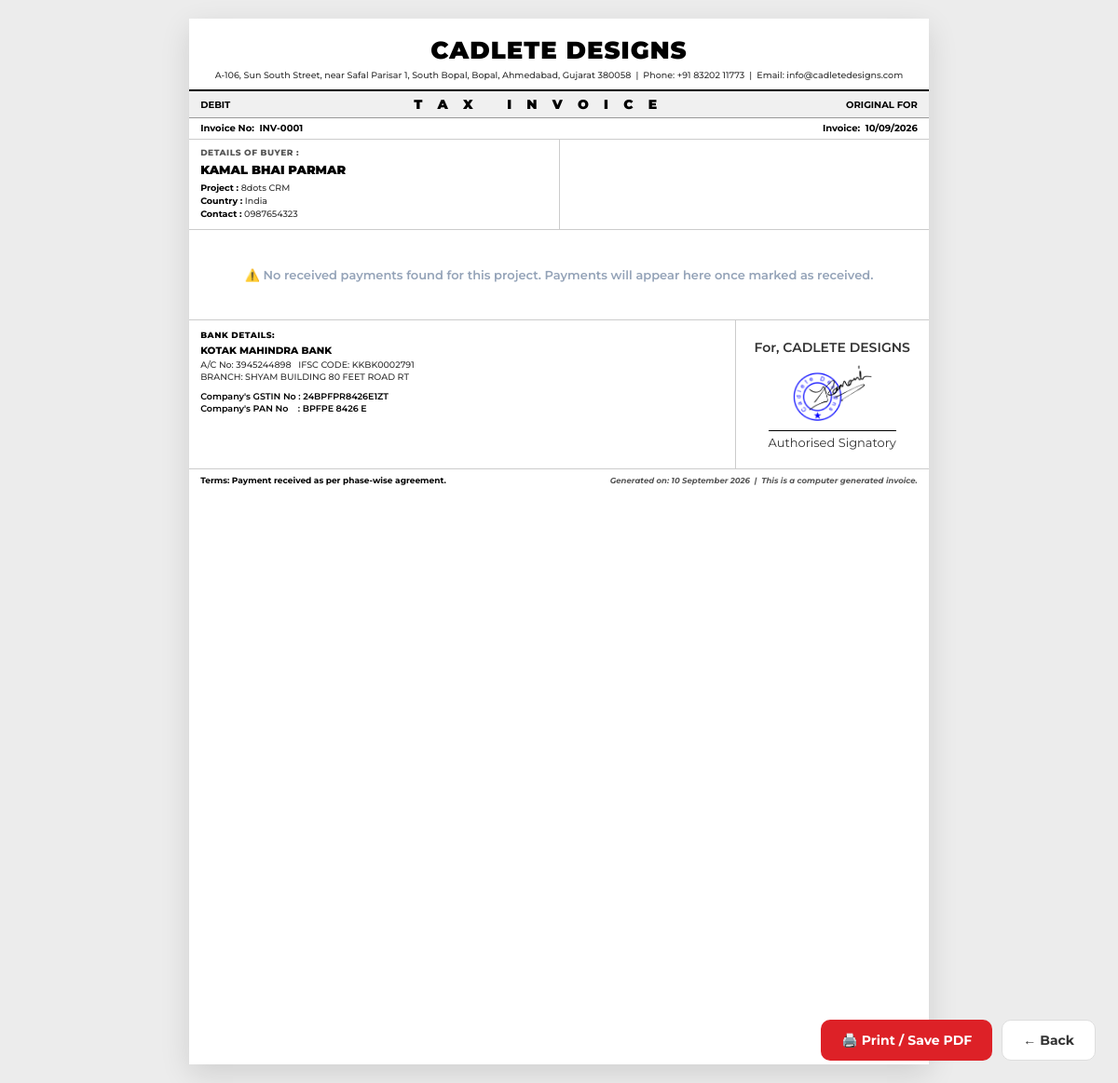
Page /admin_area/pages/projects/generate_invoice.php?project_id=1 on the committed database.
### tables this page shows
CREATE TABLE `client_projects` (
  `id` int(11) NOT NULL,
  `client_id` int(11) NOT NULL,
  `project_name` varchar(255) NOT NULL,
  `project_date` date DEFAULT NULL,
  `budget` decimal(15,2) DEFAULT NULL,
  `currency` varchar(20) DEFAULT 'INR',
  `status` varchar(50) DEFAULT 'Active',
  `source` varchar(255) DEFAULT NULL,
  `created_at` timestamp NOT NULL DEFAULT current_timestamp(),
  `deadline` date DEFAULT NULL,
  `project_desc` text DEFAULT NULL,
  `project_image` varchar(255) DEFAULT NULL,
  `assigned_employees` text DEFAULT NULL,
  `assigned_users` text DEFAULT NULL,
  `assigned_admins` text DEFAULT NULL,
  `deleted_at` datetime DEFAULT NULL
);

CREATE TABLE `clients` (
  `id` int(11) NOT NULL,
  `image` varchar(255) DEFAULT NULL,
  `name` varchar(255) NOT NULL,
  `mobile` varchar(20) DEFAULT NULL,
  `email` varchar(255) DEFAULT NULL,
  `country` varchar(100) DEFAULT NULL,
  `company_name` varchar(255) DEFAULT NULL,
  `website` varchar(255) DEFAULT NULL,
  `created_at` timestamp NOT NULL DEFAULT current_timestamp(),
  `status` enum('Active','Inactive') DEFAULT 'Active',
  `industry` varchar(100) DEFAULT NULL,
  `deleted_at` datetime DEFAULT NULL
);

### admin_area/pages/projects/generate_invoice.php (the view, shortened to what this page needs)
<?php
$project_id = (int) $_GET['project_id'];
$proj_q = mysqli_query($con, "
    SELECT cp.*, c.name AS client_name, c.email AS email, c.mobile AS mobile,
           c.country AS client_country, c.company_name
    FROM client_projects cp
    LEFT JOIN clients c ON cp.client_id = c.id
    WHERE cp.id = '$project_id'
");
$project = mysqli_fetch_assoc($proj_q);
$phases = [];
$invoice_no     = 'INV-' . str_pad($project_id, 4, '0', STR_PAD_LEFT);
$invoice_date   = date("d/m/Y");
$current_date   = date("d F Y");
?>
<!DOCTYPE html>
<html lang="en">
<head>
</head>
<body>
    <div class="actions">
        <button onclick="window.print()" class="btn btn-print">🖨️ Print / Save PDF</button>
        <a href="javascript:window.close();" class="btn-back">← Back</a>
    </div>
    <div class="page-wrap">
        <div class="invoice-sheet">
            <div class="inv-header">
                <div class="company-name">CADLETE DESIGNS</div>
                <div class="company-addr">
                    A-106, Sun South Street, near Safal Parisar 1, South Bopal, Bopal, Ahmedabad, Gujarat 380058 &nbsp;|&nbsp;
                    Phone: +91 83202 11773 &nbsp;|&nbsp; Email: info@cadletedesigns.com
                </div>
            </div>
            <div class="inv-type-row">
                <span class="debit-label">DEBIT</span>
                <span class="inv-title">T A X &nbsp; I N V O I C E</span>
                <span class="original-label">ORIGINAL FOR</span>
            </div>
            <div class="inv-meta-row">
                <div class="inv-no">
                    Invoice No: &nbsp;<strong><?php echo $invoice_no; ?></strong>
                </div>
                <div class="inv-date">
                    Invoice: &nbsp;<strong><?php echo $invoice_date; ?></strong>
                </div>
            </div>
            <div class="party-row">
                <div class="party-block">
                    <div class="party-label">Details Of Buyer :</div>
                    <div class="party-name"><?php echo htmlspecialchars($project['client_name'] ?? 'N/A'); ?></div>
                    <div class="party-detail">
                        <strong>Project :</strong> <?php echo htmlspecialchars($project['project_name'] ?? ''); ?>
                    </div>
                    <div class="party-detail">
                        <strong>Country :</strong> <?php echo htmlspecialchars($project['client_country'] ?? ''); ?>
                    </div>
                    <div class="party-detail">
                        <strong>Contact :</strong> <?php echo htmlspecialchars($project['mobile'] ?? ''); ?>
                    </div>
                </div>
                <div class="party-block">
                </div>
            </div>
            <div class="inv-table-wrap">
                <?php if (empty($phases)): ?>
                    <div class="no-phases-msg">
                        ⚠️ No received payments found for this project. Payments will appear here once marked as received.
                    </div>
                <?php endif; ?>
            </div>
            <div class="bottom-section">
                <div class="bank-block">
                    <div class="bank-label">Bank Details:</div>
                    <div class="bank-name">KOTAK MAHINDRA BANK</div>
                    <div class="bank-detail">A/C No: 3945244898 &nbsp; IFSC CODE: KKBK0002791</div>
                    <div class="bank-detail">BRANCH: SHYAM BUILDING 80 FEET ROAD RT</div>
                    <div class="gstin-block">
                        <div class="gstin-detail">Company's GSTIN No : 24BPFPR8426E1ZT</div>
                        <div class="gstin-detail">Company's PAN No &nbsp;&nbsp; : BPFPE 8426 E</div>
                    </div>
                </div>
                <div class="sign-block">
                    <div class="for-label">For, CADLETE DESIGNS</div>
                    <div class="sign-logo">
                        <img src="../../images/logo_sign.png" alt="CADLETE DESIGNS sign">
                    </div>
                    <div class="auth-label">Authorised Signatory</div>
                </div>
            </div>
            <div class="terms-row">
                <div class="terms-label">Terms: Payment received as per phase-wise agreement.</div>
                <div class="terms-label" style="color: #555; font-style: italic; font-size: 8.5px;">
                    Generated on: <?php echo $current_date; ?> &nbsp;|&nbsp; This is a computer generated invoice.
                </div>
            </div>
        </div>
    </div>
</body>
</html>

### admin_area/pages/projects/generate_invoice.php (style rules this page uses)
:root { --red: #e31e24; --dark: #222; --blue: #0a2d6e; }
* { box-sizing: border-box; -webkit-print-color-adjust: exact !important; print-color-adjust: exact !important; }
body { margin: 0; background: #ececec; font-family: 'Montserrat', Arial, sans-serif; color: #333; font-size: 12px; }
.page-wrap { width: 100%; margin: 20px auto; padding: 0; display: flex; justify-content: center; }
.invoice-sheet { background: #fff; width: 210mm; min-height: 297mm; position: relative; overflow: hidden; box-shadow: 0 10px 30px rgba(0, 0, 0, .12); padding: 0; }
.inv-header { text-align: center; padding: 18px 20px 10px; border-bottom: 2px solid #000; }
.inv-header .company-name { font-size: 26px; font-weight: 900; letter-spacing: 1px; color: #000; text-transform: uppercase; margin: 0 0 5px; }
.inv-header .company-addr { font-size: 9.5px; color: #333; font-weight: 500; margin: 0; }
.inv-type-row { display: flex; justify-content: space-between; align-items: center; padding: 5px 12px; background: #f0f0f0; border-bottom: 1px solid #999; }
.inv-type-row .debit-label { font-size: 10px; font-weight: 700; color: #000; }
.inv-type-row .inv-title { font-size: 14px; font-weight: 900; letter-spacing: 6px; color: #000; text-transform: uppercase; }
.inv-type-row .original-label { font-size: 10px; font-weight: 700; color: #000; }
.inv-meta-row { display: flex; justify-content: space-between; align-items: center; padding: 4px 12px 5px; border-bottom: 1px solid #ccc; }
.inv-meta-row .inv-no { font-size: 10px; font-weight: 700; color: #000; }
.inv-meta-row .inv-date { font-size: 10px; font-weight: 700; color: #000; text-align: right; }
.party-row { display: flex; border-bottom: 1px solid #ccc; }
.party-block { flex: 1; padding: 8px 12px; }
.party-block:first-child { border-right: 1px solid #ccc; }
.party-label { font-size: 9px; font-weight: 800; color: #555; text-transform: uppercase; letter-spacing: 0.5px; margin-bottom: 5px; }
.party-name { font-size: 13px; font-weight: 900; color: #000; text-transform: uppercase; margin-bottom: 6px; }
.party-detail { font-size: 9.5px; color: #333; font-weight: 500; margin-bottom: 3px; }
.party-detail strong { font-weight: 700; color: #000; }
.inv-table-wrap { padding: 0; }
.bottom-section { display: flex; border-top: 1px solid #ccc; min-height: 80px; }
.bank-block { flex: 1.5; padding: 10px 12px; border-right: 1px solid #ccc; }
.bank-block .bank-label { font-size: 9px; font-weight: 800; color: #000; text-transform: uppercase; letter-spacing: 0.5px; margin-bottom: 5px; }
.bank-block .bank-name { font-size: 10.5px; font-weight: 800; color: #000; margin-bottom: 3px; }
.bank-block .bank-detail { font-size: 9.5px; color: #333; font-weight: 500; margin-bottom: 2px; }
.bank-block .gstin-block { margin-top: 10px; }
.bank-block .gstin-detail { font-size: 9.5px; font-weight: 600; color: #000; margin-bottom: 2px; }
.sign-block { text-align: center; margin-top: 20px; margin: 20px; }
.for-label { font-size: 14px; font-weight: 600; margin-bottom: 5px; }
.sign-logo { height: 70px; display: flex; align-items: center; justify-content: center; }
.sign-logo img { max-width: 130px; max-height: 60px; object-fit: contain; }
.auth-label { font-size: 13px; margin-top: 5px; border-top: 1px solid #000; display: inline-block; padding-top: 4px; }
.terms-row { border-top: 1px solid #ccc; padding: 6px 12px; display: flex; justify-content: space-between; align-items: center; }
.terms-row .terms-label { font-size: 9px; font-weight: 700; color: #000; }
.actions { position: fixed; right: 24px; bottom: 24px; z-index: 9999; display: flex; gap: 10px; }
.btn-print { background: #dd2127; color: #fff; border: none; border-radius: 10px; padding: 12px 22px; font-weight: 700; font-size: 14px; font-family: 'Montserrat', sans-serif; cursor: pointer; }
.btn-back { background: #fff; border: 1px solid #ddd; color: #333; border-radius: 10px; padding: 12px 22px; font-weight: 700; font-size: 14px; font-family: 'Montserrat', sans-serif; cursor: pointer; text-decoration: none; display: inline-flex; align-items: center; }
.no-phases-msg { text-align: center; padding: 40px 20px; color: #94a3b8; font-size: 13px; font-weight: 600; }

### rows in the picture
client_projects: client.name "KAMAL BHAI PARMAR", project_name "8dots CRM", client.country "India", client.mobile "0987654323"

### other values in the picture
$invoice_no "INV-0001"
